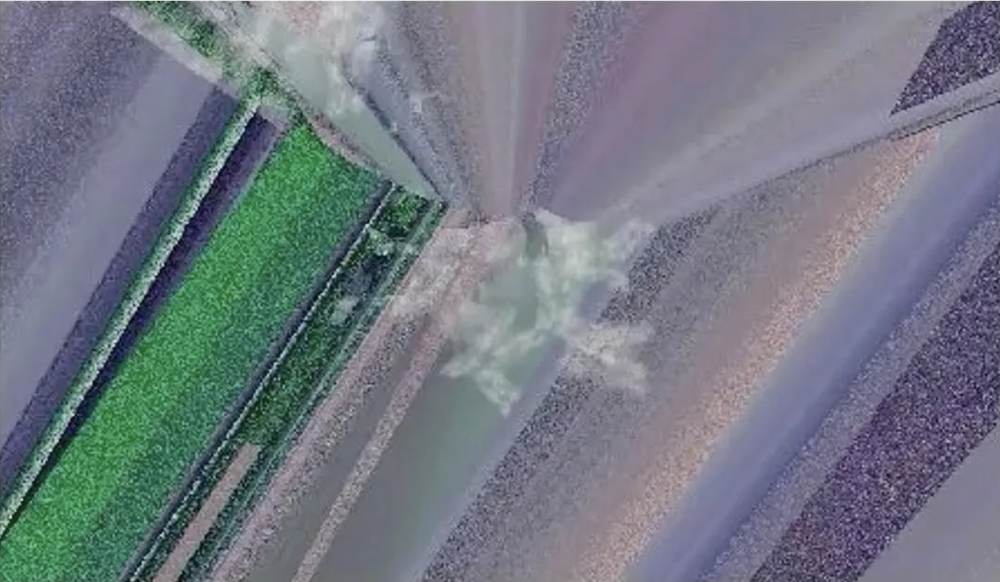
#> input picture skybox.png, 1000 x 582 px, shrunk from 1340 x 780 before the run
$ jupyter execute project.ipynb
#> lines starting #> are read from the running program, lines starting #| are printed output that depends on the picture
<a href="https://colab.research.google.com/github/tom-ricci/2071/blob/main/project.ipynb" target="_parent"></a>

[cell 1]
# Imports
import math
import numpy as np
from PIL import Image
import matplotlib.pyplot as plt

[cell 2]
# Init
image0 = Image.open("skybox.png")
#> image0 is the input picture: PIL image 1000x582 RGBA; mean R, G, B, A 113.9, 120.5, 130.8, 254.7
image_np = np.array(image0)
image_np.shape
#> Out = (582, 1000, 4)

[cell 3]
# Transformation implementation
def transform(a, b, c, d, image, scaling = False):
  # PIL has an Image.transform() method, but it accepts the inverse
  # transformation of the transformation matrix provided. so, I need to
  # calculate the inverse to use it
#> called with a = 0.5, b = 0, c = 0, d = 0.5, scaling = True
  det = a * d - b * c
  a_inv = d / det
  b_inv = -b / det
  d_inv = -c / det
  e_inv = a / det
  # third column of the matrix is for transformations, so it's always 0
  inv_transformation = (a_inv, b_inv, 0,
                        d_inv, e_inv, 0)
  image = image.transform(image.size, Image.AFFINE, inv_transformation,
                          resample=Image.NEAREST)
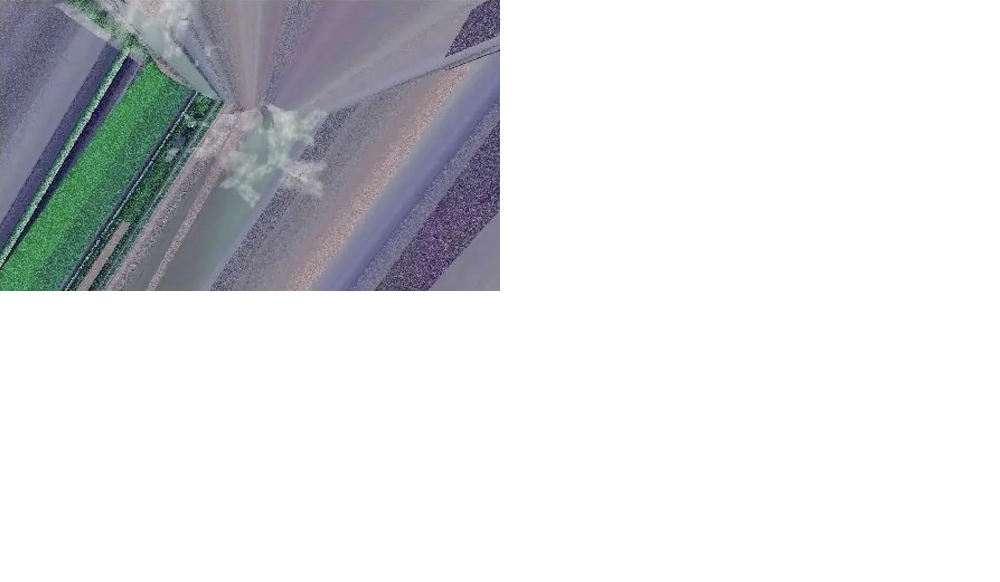
#> image: PIL image 1000x582 RGBA; mean R, G, B, A 28.5, 30.1, 32.7, 63.8; transparent parts drawn white
  pixels = list(image.getdata())
#> pixels = 582000 items
  # even though the pixels were transformed with the .transform() method, and as
  # a result will be scaled, the image dimensions won't be. so, i need to
  # manually find the new dimensions of the image and update it accordingly
  if(not scaling):
    return image
  line_x = enumerate([image.getpixel((x, 0)) for x in range(image.width)])
  line_y = enumerate([image.getpixel((0, y)) for y in range(image.height)])
  bound_x = next((x for x, (r, g, b, a) in line_x if a == 0), image.width)
#> bound_x = 500
  bound_y = next((y for y, (r, g, b, a) in line_y if a == 0), image.height)
#> bound_y = 291
  image = image.crop((0, 0, bound_x, bound_y))
#> image: PIL image 500x291 RGBA
  return image

[cell 4]
# T_1
a = 0.5; b = 0
c = 0; d = 0.5
image1 = transform(a, b, c, d, image0, True)
plt.imshow(image1)

[cell 5]
# T_2
a = -(3/5); b = 4/5
c = 4/5; d = 3/5
image2 = transform(a, b, c, d, image1)
#> call 2 of transform, with a = -0.6, b = 0.8, c = 0.8, d = 0.6, scaling = False
#> in transform (call 2), `image = image.transform(image.size, Image.AFFINE, inv_transformation, ..`:
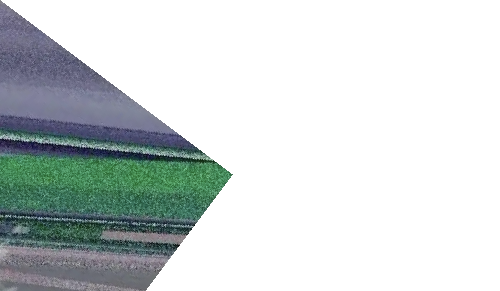
#> image: PIL image 500x291 RGBA; mean R, G, B, A 25.7, 32.3, 32.1, 74.2; transparent parts drawn white
#> in transform (call 2), `pixels = list(image.getdata())`: pixels = 145500 items
plt.imshow(image2)

[cell 6]
# T_3
a = 3/5; b = -(4/5)
c = -(4/5); d = -(3/5)
image3 = transform(a, b, c, d, image2)
#> in transform (call 3), `image = image.transform(image.size, Image.AFFINE, inv_transformation, ..`: image: PIL image 500x291 RGBA; every value is 0
plt.imshow(image3)

[cell 7]
# T
a = -(3/10); b = 2/5
c = 2/5; d = 3/10
image1 = transform(a, b, c, d, image1)
#> call 4 of transform, with a = -0.3, b = 0.4, c = 0.4, d = 0.3, scaling = False
#> in transform (call 4), `image = image.transform(image.size, Image.AFFINE, inv_transformation, ..`:
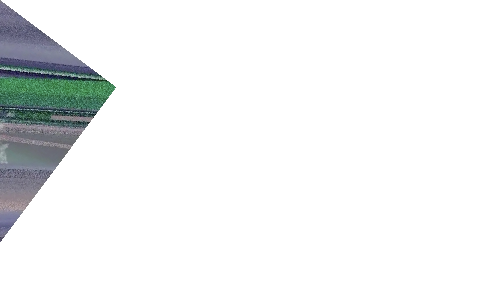
#> image: PIL image 500x291 RGBA; mean R, G, B, A 9.4, 11.1, 11.3, 24.7; transparent parts drawn white
plt.imshow(image1)

[cell 8]
# T^(-1)
a = -(6/5); b = 8/5
c = 8/5; d = 6/5
image3 = transform(a, b, c, d, image3)
plt.imshow(image3)

[cell 9]
# F
a = 3/5; b = (4/5)
c = (4/5); d = (3/5)
image4 = transform(a, b, c, d, image0)
#> in transform (call 6), `image = image.transform(image.size, Image.AFFINE, inv_transformation, ..`:
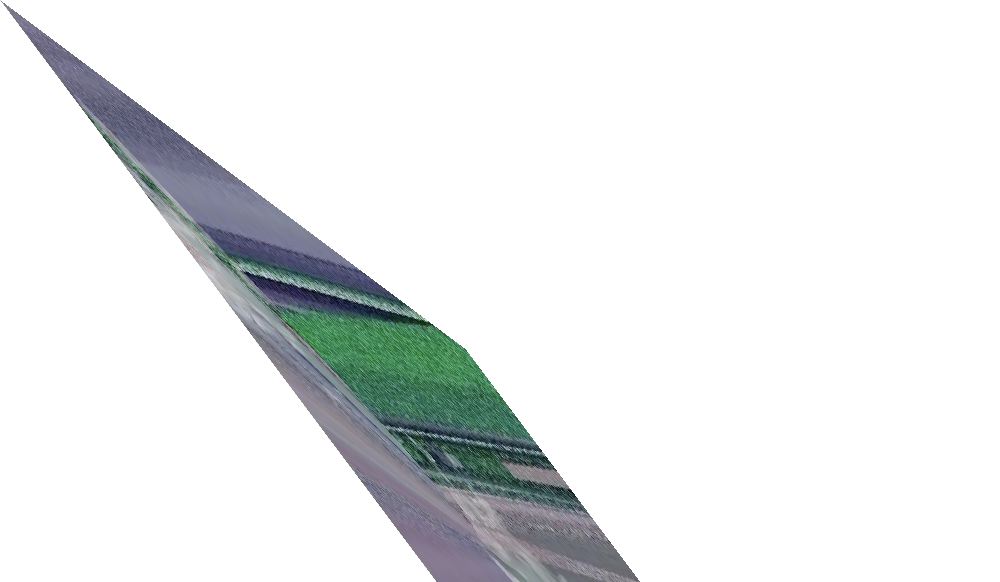
#> image: PIL image 1000x582 RGBA; mean R, G, B, A 14.7, 16.9, 17.3, 36.3; transparent parts drawn white
#> in transform (call 6), `pixels = list(image.getdata())`: pixels = 582000 items
